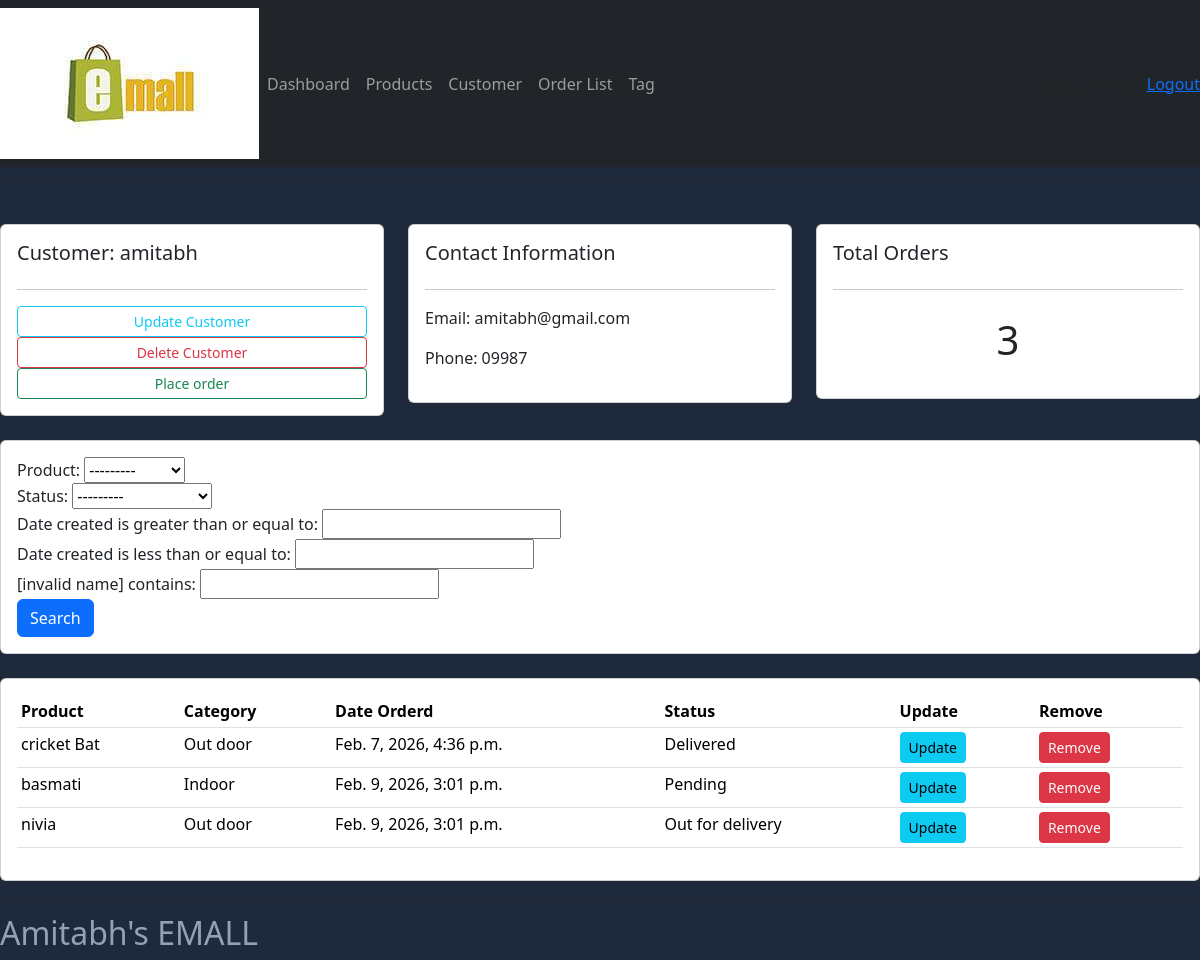
The app's page /customer/1/ (signed in) with its own data.
### account/models.py (models this page shows, shortened)
class Customer(models.Model):
    name=models.CharField(max_length=100)
    phone=models.CharField(max_length=100)
    email=models.CharField(max_length=200)
    date_created=models.DateTimeField(auto_now_add=True,null=True)

class Order(models.Model):
    STATUS=(
        ('Pending','Pending'),
        ('Out for delivery','Out for delivery'),
        ('Delivered','Delivered')
    )
    customer=models.ForeignKey(Customer,null=True,on_delete=models.CASCADE)
    product=models.ForeignKey(Product,null=True,on_delete=models.CASCADE)
    date_created=models.DateTimeField(auto_now_add=True,null=True)
    status=models.CharField(max_length=100,null=True,choices=STATUS)

class Product(models.Model):
    CATEGORY=(
        ('Indoor','Indoor'),
        ('Out door','Out door'),
    )
    name=models.CharField(max_length=100,null=True)
    price=models.FloatField(null=True)
    category=models.CharField(max_length=100,null=True,choices=CATEGORY)
    description=models.CharField(max_length=200,null=True,blank=True)
    date_created=models.DateTimeField(auto_now_add=True,null=True)
    pic=models.ImageField(blank=True,null=True,upload_to='product_image')
    tags=models.ManyToManyField(Tag)
    def __str__(self):
        return self.name

### account/views.py (the view)
# urls.py: path('customer/<str:pk_test>/',views.Cust,name='customer'),
@login_required(login_url='login')
def Cust(request,pk_test):
    customer=Customer.objects.get(id=pk_test)
    orders=customer.order_set.all()
    order_count=orders.count()
    myFilter=OrderFilter(request.GET,queryset=orders)
    orders = myFilter.qs
    context={'customers':customer,'orders':orders,'order_count':order_count,'myFilter':myFilter}
    return render(request,'account/customer.html',context)

### templates/account/customer.html
{%  extends 'main.html' %}
{% block content %}
	<br>
<div class="row">
	<div class="col-md">
		<div class="card card-body">
			<h5>Customer: {{customers.name}} </h5>
			<hr>
			<a class="btn btn-outline-info  btn-sm btn-block" href="{% url 'update_customer' customers.id %}">Update Customer</a>
			<a class="btn btn-outline-danger  btn-sm btn-block" href="{% url 'delete_customer' customers.id %}">Delete Customer</a>
			<a class="btn btn-outline-success  btn-sm btn-block" href="{% url 'place_order' customers.id %}"Update Customer>Place order</a>
		</div>
	</div>
	<div class="col-md">
		<div class="card card-body">
			<h5>Contact Information</h5>
			<hr>
			<p>Email: {{customers.email}}</p>
			<p>Phone: {{customers.phone}}</p>
		</div>
	</div>
	<div class="col-md">
		<div class="card card-body">
			<h5>Total Orders</h5>
			<hr>
			<h1 style="text-align: center;padding: 10px">{{order_count}}</h1>
		</div>
	</div>
</div>
<br>
<div class="row">
	<div class="col">
		<div class="card card-body">
			<form method="get">
				{{myFilter.form}}
		    <button class="btn btn-primary" type="submit">Search</button>
		  </form>
		</div>
	</div>
</div>
<br>
<div class="row">
	<div class="col-md">
		<div class="card card-body">
			<table class="table table-sm">
				<tr>
					<th>Product</th>
					<th>Category</th>
					<th>Date Orderd</th>
					<th>Status</th>
					<th>Update</th>
					<th>Remove</th>
				</tr>
				{% for order in orders %}
				<tr>
					<td>{{order.product}}</td>
					<td>{{order.product.category}}</td>
					<td>{{order.date_created}}</td>
					<td>{{order.status}}</td>
					<td><a class="btn btn-sm btn-info" href="">Update</a></td>
					<td><a class="btn btn-sm btn-danger" href="">Remove</a></td>
				</tr>
				{% endfor %}
			</table>
		</div>
	</div>
</div>
{% endblock %}

### static/css/main.css (style rules this page uses)
body { background-color: rgb(30, 41, 59); }

### records on screen
Customer: name "amitabh", email "amitabh@gmail.com", phone "09987"
Order: product "cricket Bat", product.category "Out door", date_created "Feb. 7, 2026, 4:36 p.m.", status "Delivered"
Order: product "basmati", product.category "Indoor", date_created "Feb. 9, 2026, 3:01 p.m.", status "Pending"
Order: product "nivia", product.category "Out door", date_created "Feb. 9, 2026, 3:01 p.m.", status "Out for delivery"

### other values on screen
{{ order_count }} "3"
